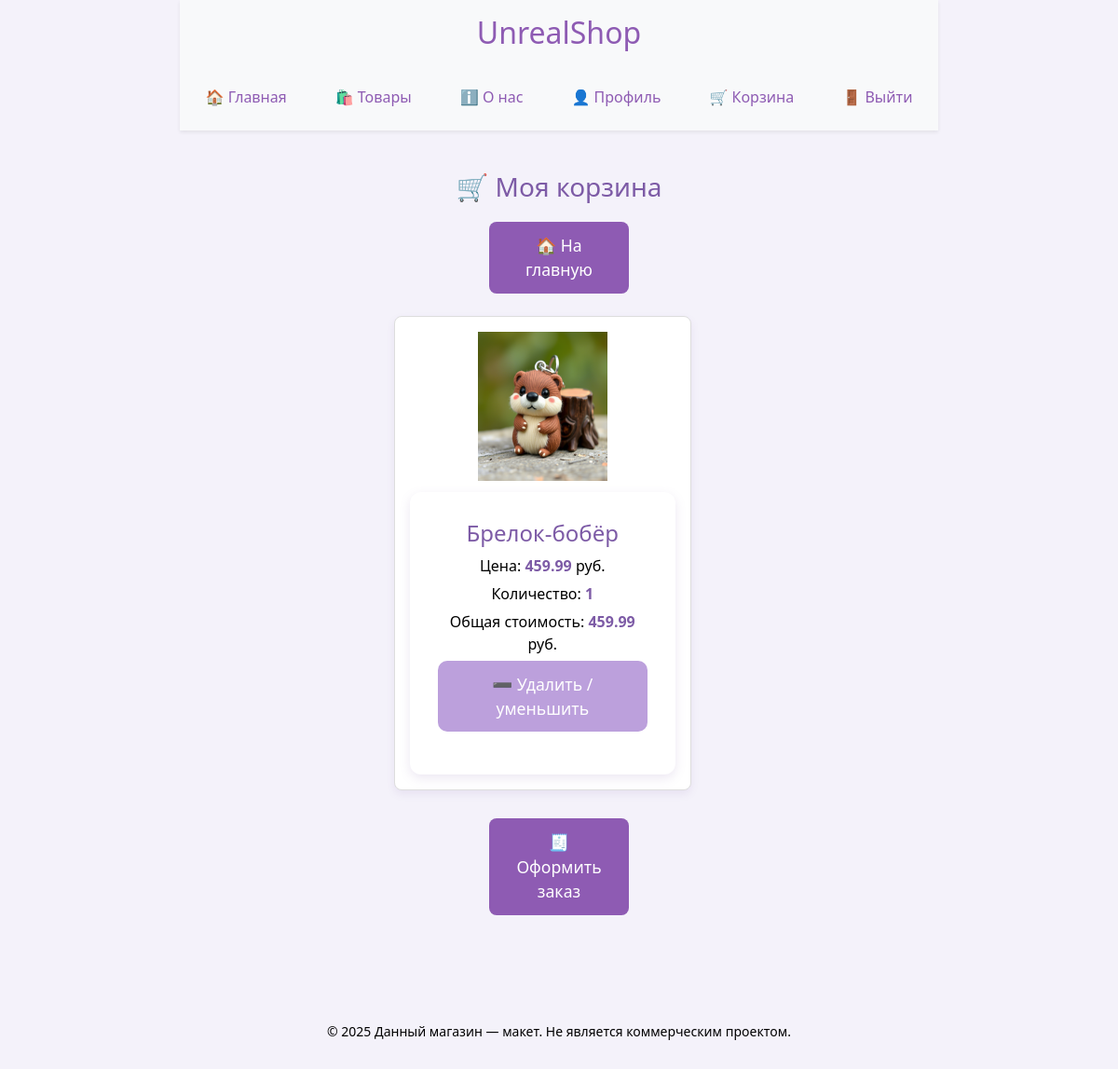
The page /cart (signed in) on the database its author committed.
### website/models.py (models this page shows)
class CartItem(db.Model):
    id = db.Column(db.Integer, primary_key=True)
    user_id = db.Column(db.Integer, db.ForeignKey('user.id'), nullable=False)  # Только для авторизованных
    product_id = db.Column(db.Integer, db.ForeignKey('product.id'), nullable=False)
    quantity = db.Column(db.Integer, default=1)
    product = db.relationship('Product', backref='cart_items')

class Product(db.Model):
    id = db.Column(db.Integer, primary_key=True)
    name = db.Column(db.String(100), nullable=False)
    price = db.Column(db.Float, nullable=False)
    description = db.Column(db.Text)
    image = db.Column(db.String(200))
    category = db.Column(db.String(50), nullable=False)

### website/views.py (the view)
@views.route('/cart')
@login_required  # Доступно только авторизованным
def cart():
    cart_items = CartItem.query.filter_by(user_id=current_user.id).all()
    return render_template('cart.html', cart_items=cart_items)

### website/__init__.py (called while the page is built)
def create_app():
    app = Flask(__name__, static_folder='../static')
    app.secret_key = 'secretKey'
    app.config['SQLALCHEMY_DATABASE_URI'] = 'sqlite:///shop.db'
    app.config['SQLALCHEMY_TRACK_MODIFICATIONS'] = False
    db.init_app(app)
    migrate.init_app(app, db)  # Если используете Flask-Migrate
    from .views import views
    from .auth import auth
    app.register_blueprint(views)
    app.register_blueprint(auth)
    with app.app_context():
        db.create_all()  # Создаёт таблицы при запуске приложения
    login_manager = LoginManager()
    login_manager.login_view = 'auth.login'
    login_manager.init_app(app)
    @login_manager.user_loader
    def load_user(user_id):
        return User.query.get(int(user_id))
    return app

### website/templates/cart.html (shortened to what this page needs)
{% extends "base.html" %}
{% block content %}
<h2>🛒 Моя корзина</h2>
<a href="{{ url_for('views.home') }}" class="btn btn-primary">🏠 На главную</a>
<br><br>
<div class="product-grid">
    {% if cart_items %}
        {% for item in cart_items %}
            <div class="product-card">
                <img src="{{ url_for('static', filename=item.product.image) }}" alt="{{ item.product.name }}">
                <div class="product-details">
                    <h4>{{ item.product.name }}</h4>
                    <p>Цена: <strong>{{ item.product.price | round(2) }}</strong> руб.</p>
                    <p>Количество: <strong>{{ item.quantity }}</strong></p>
                    <p>Общая стоимость: <strong>{{ (item.product.price * item.quantity) | round(2) }}</strong> руб.</p>
                    <form action="{{ url_for('views.remove_from_cart', item_id=item.id, page='cart') }}" method="POST">
                        <button type="submit" class="btn">➖ Удалить / уменьшить</button>
                    </form>
                </div>
            </div>
        {% endfor %}
    {% else %}
        <p>Ваша корзина пуста.</p>
    {% endif %}
</div>
{% if cart_items %}
    <div class="checkout">
        <form action="{{ url_for('views.checkout') }}">
            <button type="submit" class="btn btn-big btn-primary">🧾 Оформить заказ</button>
        </form>
    </div>
{% endif %}
{% endblock %}

### static/css/style.css (style rules this page uses)
body { display: flex; flex-direction: column; align-items: center; justify-content: center; min-height: 100vh; margin: 0; font-family: 'Segoe UI', Tahoma, Geneva, Verdana, sans-serif; background-color: #f4f2fa; color: #7d5ba6; }
h1, h2, h3, h4, a, label, li { color: #7d5ba6; }
p, span { color: #000000; }
.btn { font-size: 1rem; padding: 10px 20px; border-radius: 8px; transition: background-color 0.3s ease; background-color: #bca0dc; color: white; border: none; }
.btn-primary { background-color: #a88ed8; color: white; }
.btn-big { font-size: 1.25rem; padding: 14px 32px; border-radius: 10px; }
:root { --bs-primary: #8e5bb3; --bs-primary-rgb: 142, 91, 179; }
.btn-primary { background-color: #8e5bb3 !important; border-color: #8e5bb3 !important; }
.product-grid { display: flex; flex-wrap: wrap; gap: 20px; justify-content: center; }
.product-card { background-color: white; border: 1px solid #ddd; border-radius: 12px; padding: 16px; width: 250px; box-shadow: 0 4px 8px rgba(125, 91, 166, 0.1); text-align: left; }
.product-card img { width: 100%; border-radius: 8px; margin-bottom: 12px; max-height: 160px; object-fit: contain; }
.product-details p { margin: 6px 0; }
.checkout { margin-top: 40px; }
.product-details { background-color: white; padding: 30px; border-radius: 12px; box-shadow: 0 4px 12px rgba(125, 91, 166, 0.15); max-width: 800px; text-align: center; width: 100%; }
.product-details .btn { font-size: 1.1rem; padding: 12px 24px; border-radius: 10px; width: 100%; cursor: pointer; transition: background-color 0.3s ease; }
strong { color: #7d5ba6; }
.btn { font-size: 1.1rem; padding: 12px 24px; border-radius: 8px; width: 150px; cursor: pointer; transition: background-color 0.3s ease, transform 0.2s ease; }
h2 { font-size: 1.75rem; color: #7d5ba6; margin-bottom: 20px; }
.checkout form { margin-top: 30px; }
.product-grid { display: grid; flex-wrap: wrap; gap: 8px; justify-content: center; grid-template-columns: repeat(auto-fit, min(2px, 1fr)); }
.product-card { display: flex; flex-direction: column; height: 100%; padding: 16px; border: 1px solid #ccc; border-radius: 8px; }
.product-card img { max-width: 100%; height: auto; }
.product-card .btn { margin-top: auto; }
.product-card { background-color: white; border: 1px solid #ddd; border-radius: 8px; padding: 16px; text-align: center; box-shadow: 0 4px 8px rgba(125, 91, 166, 0.1); width: 90%; font-family: 'Segoe UI', Tahoma, Geneva, Verdana, sans-serif; max-width: 400px; }
.product-card img { width: 100%; height: 160px; object-fit: contain; border-radius: 8px; margin-bottom: 12px; }
.checkout { margin-top: 20px; }

### rows shown on the page
CartItem: image (picture), product.name "Брелок-бобёр", product.price "459.99", quantity "1"
Product: (item.product.price*item.quantity)|round(2) "459.99"
